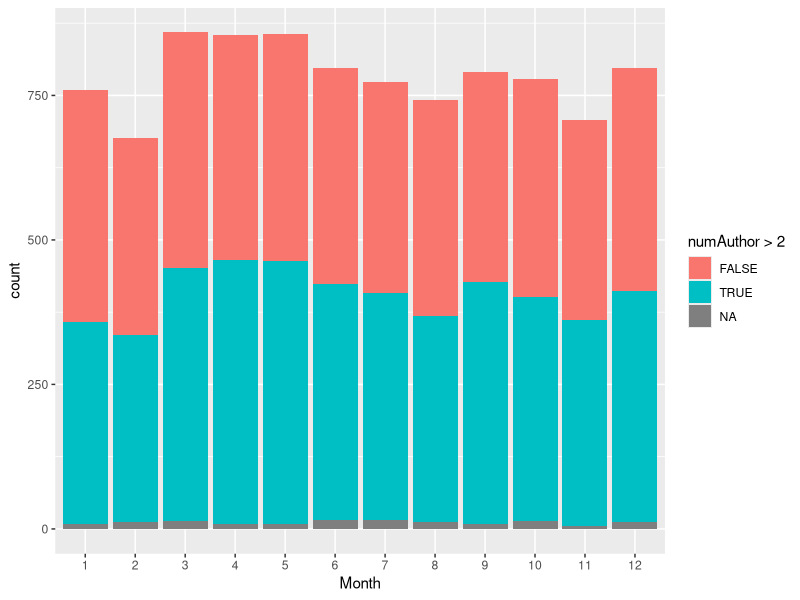
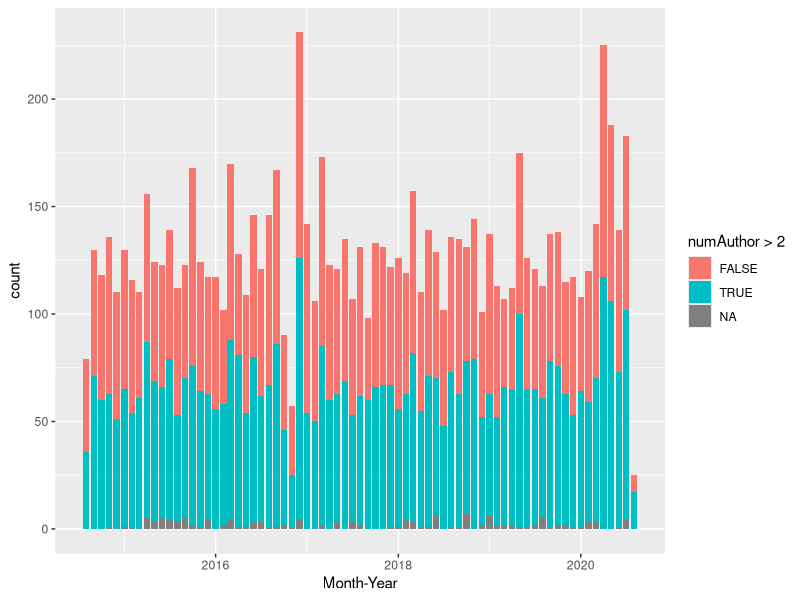
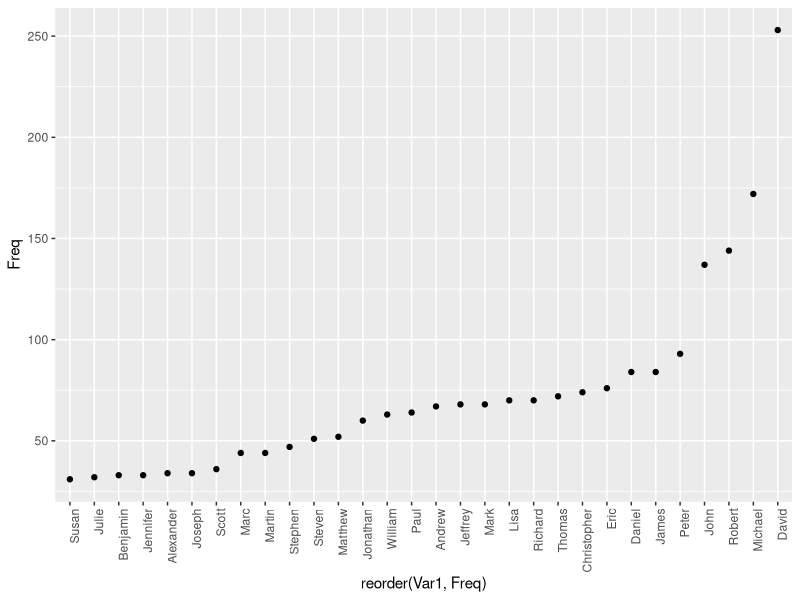
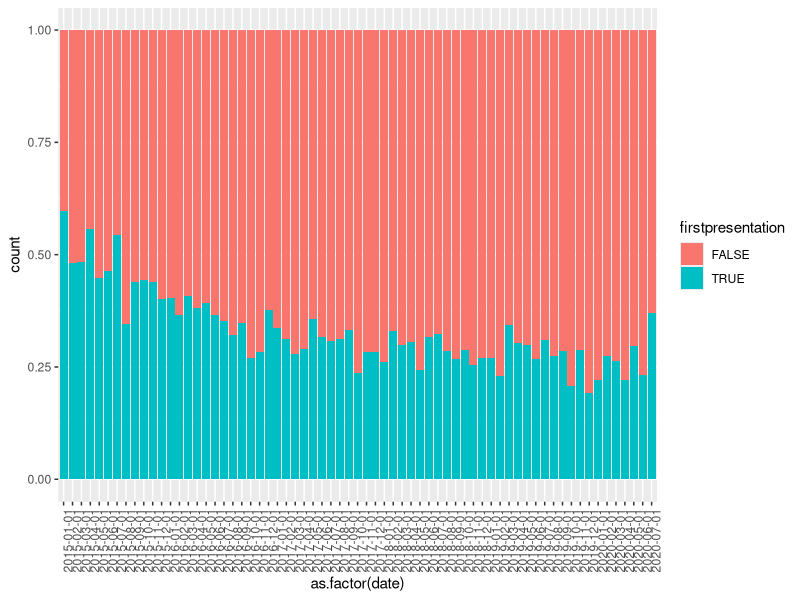
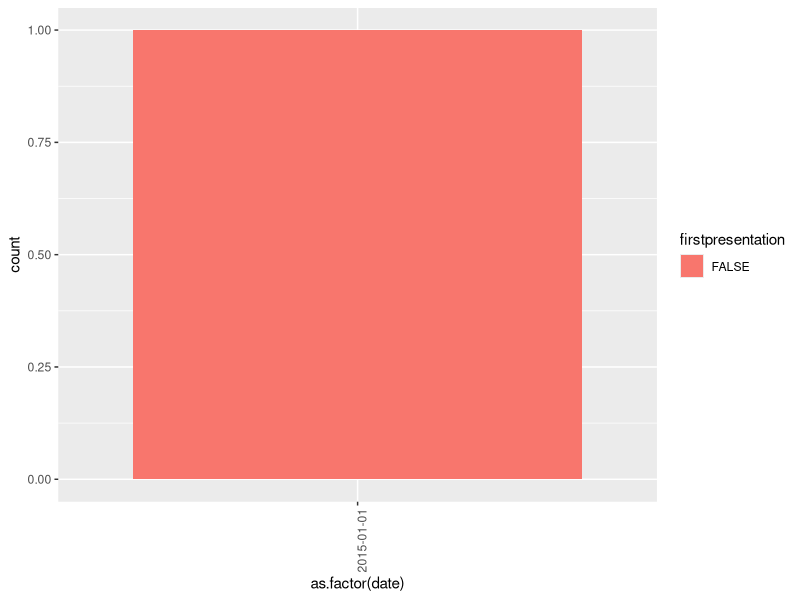

Recreate these plots in R, in order. (Note: this script raises an error after producing the figures.)
## ---- chunk 1
library(ggplot2)
library(dplyr)
library(stringr)
## ---- chunk 2
data <- read.table("NEJM-withCOVID.txt")
str(data)
## ---- chunk 3
df <- data |>
  select(Month, numAuthor) |>
  group_by(Month) |>
  count(numAuthor > 2)
## ---- chunk 4
ggplot(df, aes(x = factor(Month), y = n, fill = `numAuthor > 2`)) +
  geom_bar(stat = "identity") +
  labs(x = "Month", y = "count", fill = "numAuthor > 2")
## ---- chunk 5
df_2 <- data |>
  select(Month, Year, numAuthor) |>
  group_by(Year, Month) |>
  count(numAuthor > 2) |>
  mutate(`Month-Year` = paste(Month, Year, sep="-")) # make a new month-year variable

# converting to date format
df_2$`Month-Year` <- as.Date(paste(df_2$Year, df_2$Month, "01", sep = "-"))

## ---- chunk 6
ggplot(df_2, aes(x = `Month-Year`, y = n, fill = `numAuthor > 2`)) + # set up the axes, color fill by numAuthor > 2 column
  geom_bar(stat = "identity") + # plot the bars
  scale_x_date(date_breaks = "2 year", date_labels = "%Y") +  # show bi-yearly breaks
  labs(x = "Month-Year", y = "count", fill = "numAuthor > 2") 
## ---- chunk 7
# ggplot(df_2, aes(x = factor(Month-Year), y = n, fill = `numAuthor > 2`)) +
#   geom_bar(stat = "identity") +
#   labs(x = "Month", y = "count", fill = "numAuthor > 2") +
#   theme_minimal()
## ---- chunk 8
# \\b[A-Z](\\.|\\s)?\\b|\\s\\w+$
#   \\b: Word boundary to match standalone letters.
# [A-Z]: Matches a single capital letter.
# (\\.|\\s)?: Matches an optional period or space after the capital letter (e.g., for cases like "L." or "L").
# \\b: Another word boundary to ensure we only remove standalone uppercase letters and not part of actual names.
# \\s\\w+$: Removes any word (sequence of word characters) after the first space (i.e., removes the last name after the first name

# questions: do we count "J Brian Byrd" as Brian? 
# if J Brian Byrd doesn't count as Brian and counts as "J" for first name
# do gsub("(?<=\\s)[A-Z](\\.|\\s)?\\b|\\s\\w+$", "", firstAuthorF, perl = TRUE)

freq_firstName<-data |>
  select(firstAuthorF) |>
  mutate(firstAuthorRem=gsub("(?<=\\s)[A-Z](\\.|\\s)?\\b|\\s\\w+$", "", firstAuthorF, perl = TRUE)) |>
  mutate(firstAuthorRem=str_trim(firstAuthorRem)) |> # removes leading and trailing spaces
  count(firstAuthorRem) |>
  filter(n>30 & !is.na(firstAuthorRem)) |>
  arrange(n)
  
ggplot(freq_firstName, aes(x = reorder(firstAuthorRem, n), y = n)) +
  geom_point() +
  labs(x = "reorder(Var1, Freq)", y = "Freq") +
  theme(axis.text.x = element_text(angle = 90, hjust = 1)) # arrange names in vertical format
  
## ---- chunk 9
# remove NA's
# \\b[A-Z](\\.|\\s)?\\b|\\s\\w+ converts H Cody to Cody OR (?<=\\s)[A-Z](\\.|\\s)?\\b|\\s\\w+$ treats it as H
# Catarina Cardoso--is this Catarina
# R in Rémi was removed due to the special character using  \\b[A-Z](\\.|\\s)?\\b|\\s\\w+
# if C Nicholas is first name, do we remove C
# if we remove nicholas, has to be \\b[A-Z](?=\\s)[\\s]?

# maybe it is the first name (uncleaned)
num3_df <- data |>
  select(Month, Year, firstAuthorF) |>
  mutate(date = paste(Month, Year, sep="-")) |>
  mutate(date = as.Date(paste(Year, Month, "01", sep = "-"))) |>
  mutate(firstAuthorRem=gsub("(?<=\\s)[A-Z](\\.|\\s)?\\b|\\s\\w+$", "", firstAuthorF, perl = TRUE)) |>
  mutate(firstAuthorRem=str_trim(firstAuthorRem)) |>
  select(firstAuthorRem, date) |> # did not select firstAuthorF, 
  arrange(date) |>
  filter(!is.na(firstAuthorRem)) |>
  group_by(firstAuthorRem) |>
  distinct(firstAuthorRem, date, .keep_all = TRUE) |>
  mutate(firstpresentation = !duplicated(firstAuthorRem)) |>
  ungroup() |>
  filter(date>="2015-01-01" & date <= "2020-07-01") 

ggplot(num3_df, aes(x = as.factor(date), fill=firstpresentation)) +
  geom_bar(position="fill") +
  theme(axis.text.x = element_text(angle = 90, hjust = 1))

num3_df |>
  filter(date=="2015-01-01") |>
  count(firstpresentation) |>
  mutate()



## ---- chunk 10
library(dplyr)

# using the original df with everything (data) or the df from before?
# create the date variable and get only names in freq_firstname

# this is using the df from before (freq_firstName); maybe not supposed to use df from before
num3_df <- data |>
  dplyr::select(Month, Year, firstAuthorF) |>
  mutate(date = paste(Month, Year, sep="-")) |>
  mutate(date = as.Date(paste(Year, Month, "01", sep = "-"))) |>
  mutate(firstAuthorRem=gsub("(?<=\\s)[A-Z](\\.|\\s)?\\b|\\s\\w+$", "", firstAuthorF, perl = TRUE)) |>
  select(firstAuthorRem, date) |> # did not select firstAuthorF, 
  filter(firstAuthorRem %in% freq_firstName$firstAuthorRem) |>
  # filter(date >= as.Date("2015-01-01")) |>
  arrange(date) |>
  group_by(firstAuthorRem) |>
  distinct(firstAuthorRem, date, .keep_all = TRUE) |>
  mutate(firstpresentation = !duplicated(firstAuthorRem)) |>
  ungroup() |>
  filter(date=="2015-01-01")# Within each group (author), it checks whether it's the first appearance (not duplicated).
  # mutate(firstAuthorRem=str_trim(firstAuthorRem)) |>
  # filter(!is.na(firstAuthorRem)) |>
  # select(date, firstAuthorRem)

ggplot(num3_df, aes(x = as.factor(date), fill=firstpresentation)) +
  geom_bar(position="fill") +
  theme(axis.text.x = element_text(angle = 90, hjust = 1))


# using the df from before
# create new col that counts n for all names
new_firstName<-data |>
  dplyr::select(Month, Year, firstAuthorF) |>
  mutate(date = paste(Month, Year, sep="-")) |>
  mutate(date = as.Date(paste(Year, Month, "01", sep = "-"))) |>
  mutate(firstAuthorRem=gsub("(?<=\\s)[A-Z](\\.|\\s)?\\b|\\s\\w+$", "", firstAuthorF, perl = TRUE)) |>
  mutate(firstAuthorRem=str_trim(firstAuthorRem)) |> # removes leading and trailing spaces
  count(firstAuthorRem) |>
  filter(n>30 & !is.na(firstAuthorRem)) |>
  dplyr::select(date, firstAuhorRem)


# firstPresentation is boolean value that marks true for first instance of 
# name or false if the name has been shown before
# for example, if the first month authors are (Albert, Ben, Carl, David), firstPresentation is true for all of them
# but if the second month authors are (Albert, Ben, Ed, Frank) then half will be TRUE (Ed and Frank are new) and half will be FALSE (Albert and Ben are old)

df_2 <- data |>
  dplyr::select(Month, Year, numAuthor) |>
  group_by(Year, Month) |>
  count(numAuthor > 2) |>
  mutate(`Month-Year` = paste(Month, Year, sep="-")) # make a new month-year variable

# converting to date format
df_2$`Month-Year` <- as.Date(paste(df_2$Year, df_2$Month, "01", sep = "-"))
## ---- chunk 11
# data |>
#   select(firstAuthorF, firstAuthorL, firstAuthorI, Title, Month, Year) |>
#   mutate(date = paste(Month, Year, sep="-")) |>
#   mutate(date = as.Date(paste(Year, Month, "01", sep = "-"))) |>
#   group_by(firstAuthorF, firstAuthorL) |>
#   count(Title) |>
#   print(n=50)

#num_pubs gives number of publications for each author
num_pubs <-data |>
  select(firstAuthorF, firstAuthorL, firstAuthorI, Title, Month, Year) |>
  mutate(date = paste(Month, Year, sep="-")) |>
  mutate(date = as.Date(paste(Year, Month, "01", sep = "-"))) |>
  group_by(firstAuthorF, firstAuthorL) |>
  summarize(num_pub = n())

# working on this, dates is df of publications and dates organized/grouped by author
dates<-data |>
  select(firstAuthorF, firstAuthorL, firstAuthorI, Title, Month, Year) |>
  mutate(date = paste(Month, Year, sep="-")) |>
  mutate(date = as.Date(paste(Year, Month, "01", sep = "-"))) |>
  arrange(date) |>
  group_by(firstAuthorF, firstAuthorL) |>
  arrange(firstAuthorF, firstAuthorL)
 

# # summary table of average num of months in between publications
# dates |>
#   filter(firstAuthorL=="Makkar") |>
#   mutate(time_diff = date - lag(date)) |>
#   mutate(diff_month = as.numeric(round(time_diff/30.44))) |> # round to nearest month
#  # filter(!is.na(diff_month)) |>
#   summarize(ave_num_months = mean(diff_month, na.rm=TRUE))

# if one pub, ave_num_months=-1
# checked Eric J Velazquez (2 publications), Eric J Rubin (many)
summary_ave_months<-dates |>
 # filter(firstAuthorF=="Shantel") |>
 # arrange(date) |>
  mutate(time_diff = date - lag(date)) |>
  mutate(diff_month = as.numeric(round(time_diff/30.44))) |> # round to nearest month
  summarize(ave_num_months = mean(diff_month, na.rm=TRUE),
            ave_num_months = ifelse(is.nan(ave_num_months), -1, ave_num_months)) 


# join num_pubs and summary_ave_months dfs by author's full name

author_df <- num_pubs |>
  full_join(summary_ave_months, by=c("firstAuthorF", "firstAuthorL"))

author_df


# # ifelse(n()>2, mean(diff_month, na.rm=TRUE), NaN)
# dates |>
#   filter(firstAuthorF=="Shantel") |>
#   arrange(date) |>
#   mutate(time_diff = date - lag(date)) |>
#   mutate(diff_month = as.numeric(round(time_diff/30.44))) |> # round to nearest month
#   summarize(ave_num_months = ifelse(n()>2, mean(diff_month, na.rm=TRUE), NaN),
#             ave_num_months = ifelse(is.nan(ave_num_months), -1, ave_num_months)) # if one pub, replace NaN withave_num_months=-1
